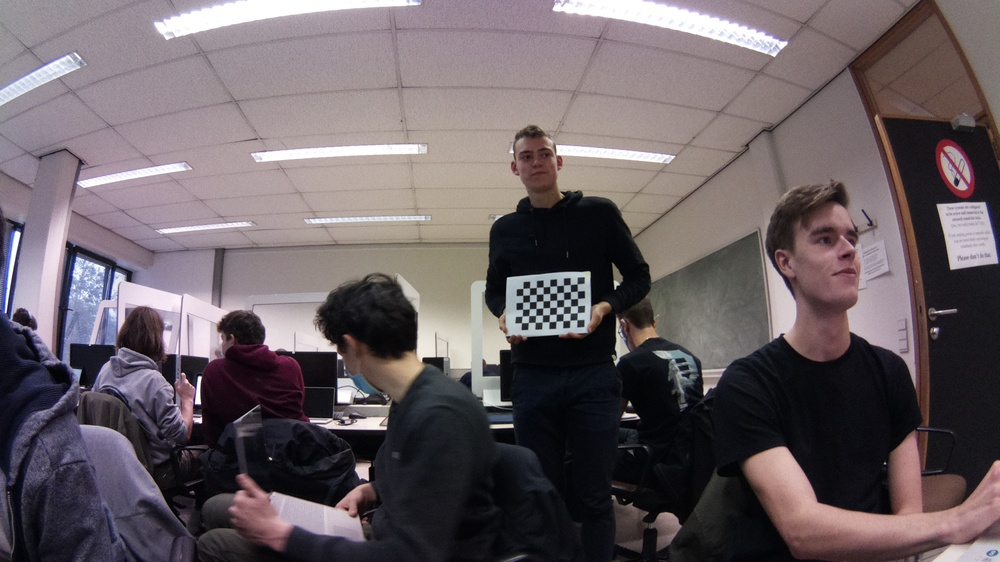
#> input picture programs/cyclindrical_projection/cfoto0.jpg, 1000 x 562 px, shrunk from 1920 x 1080 before the run; its folder holds only this picture in this run
$ python camera_calibration_2.py
#> lines starting #> are read from the running program, lines starting #| are printed output that depends on the picture; after the words box and inside, x2 and y2 are one past the last pixel; in counts of white or black regions, pixels touching at a corner belong together
# Import required modules
import cv2
import numpy as np
import os
import glob

# Define the dimensions of checkerboard
CHECKERBOARD = (9, 6)

# stop the iteration when specified
# accuracy, epsilon, is reached or
# specified number of iterations are completed.
criteria = (cv2.TERM_CRITERIA_EPS +
            cv2.TERM_CRITERIA_MAX_ITER, 30, 0.001)

# Vector for 3D points
threedpoints = []

# Vector for 2D points
twodpoints = []

#  3D points real world coordinates
objectp3d = np.zeros((1, CHECKERBOARD[0]
                      * CHECKERBOARD[1],
                      3), np.float32)
objectp3d[0, :, :2] = np.mgrid[0:CHECKERBOARD[0],
                      0:CHECKERBOARD[1]].T.reshape(-1, 2)
prev_img_shape = None

# Extracting path of individual image stored
# in a given directory. Since no path is
# specified, it will take current directory
# jpg files alone
images = glob.glob('*.jpg')
print(images)

for filename in images:
    image = cv2.imread(filename)
#> image is the input picture: shape (562, 1000, 3); mean B, G, R 99.4, 95.1, 105.1
    grayColor = cv2.cvtColor(image, cv2.COLOR_BGR2GRAY)
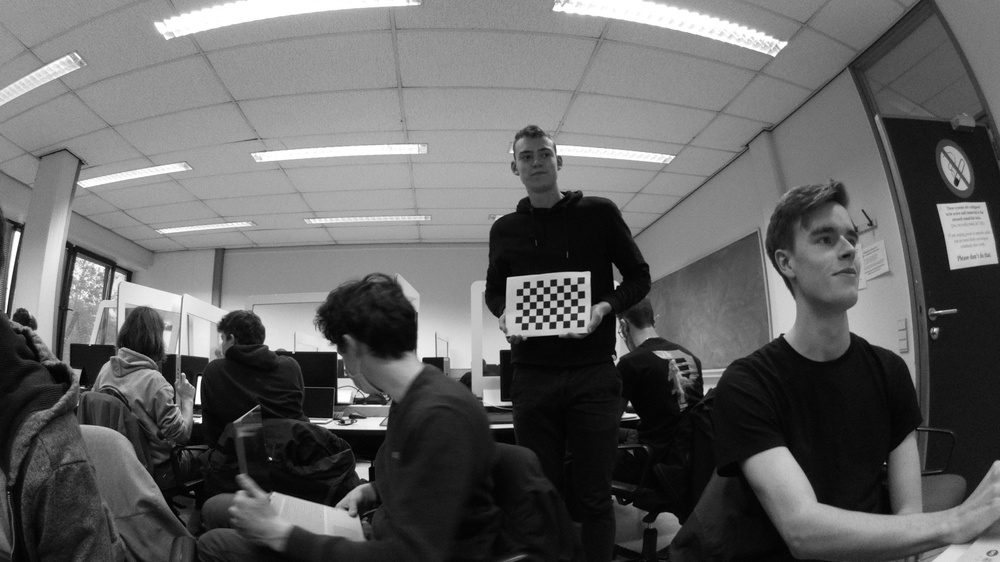
#> grayColor: shape (562, 1000); min 0, max 255, mean 98.5

    # Find the chess board corners
    # If desired number of corners are
    # found in the image then ret = true
    ret, corners = cv2.findChessboardCorners(
        grayColor, CHECKERBOARD,
        cv2.CALIB_CB_ADAPTIVE_THRESH
        + cv2.CALIB_CB_FAST_CHECK +
        cv2.CALIB_CB_NORMALIZE_IMAGE)
#> ret = True; corners = 54 rows, first 8: [577, 319.7], [569.8, 320.2], [562.9, 320.6], [556, 321.2], [549.2, 321.6], [542.2, 322.1], [535.2, 322.3], [528.3, 322.5]

    # If desired number of corners can be detected then,
    # refine the pixel coordinates and display
    # them on the images of checker board
    print(ret)
#| True
    if ret == True:
        threedpoints.append(objectp3d)

        # Refining pixel coordinates
        # for given 2d points.
        corners2 = cv2.cornerSubPix(
            grayColor, corners, (11, 11), (-1, -1), criteria)
#> corners2 = 54 rows, first 8: [570, 313.3], [570, 313.3], [562.9, 313.7], [556.3, 314.3], [549.6, 314.8], [542.8, 314.9], [535.8, 315], [528.8, 315.7]

        twodpoints.append(corners2)

        # Draw and display the corners
        image = cv2.drawChessboardCorners(image,
                                          CHECKERBOARD,
                                          corners2, ret)
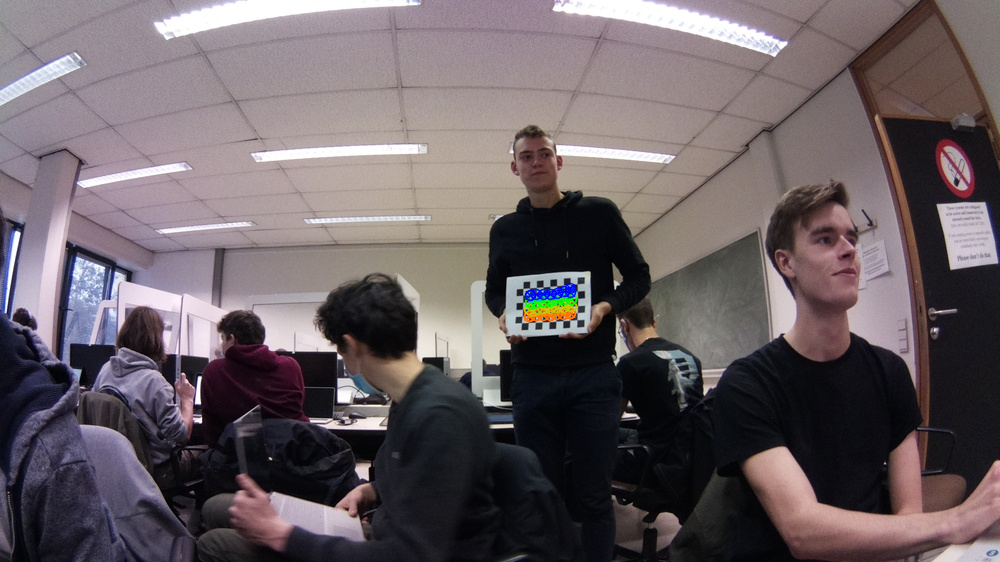
#> image: shape (562, 1000, 3); 0.31% of pixels changed, all inside (x1, y1, x2, y2) = (523, 282, 578, 323)

    cv2.imshow('img', image)
    cv2.waitKey(0)

cv2.destroyAllWindows()

h, w = image.shape[:2]
#> h = 562; w = 1000

# Perform camera calibration by
# passing the value of above found out 3D points (threedpoints)
# and its corresponding pixel coordinates of the
# detected corners (twodpoints)
ret, mtx, dist, rvecs, tvecs = cv2.calibrateCamera(
    threedpoints, twodpoints, grayColor.shape[::-1], None, None)
#> ret = 2.43; mtx = [[797.1, 0, 485.9], [0, 1412.9, 303.8], [0, 0, 1]]; dist = [[-18.26, 2905.4, -0.131, -1.39, -65626.3]]; rvecs = ([0.143, -1.65, 2.59],); tvecs = ([16, 1.3, 97.85],)

img = cv2.imread('foto11_cyl.jpg')
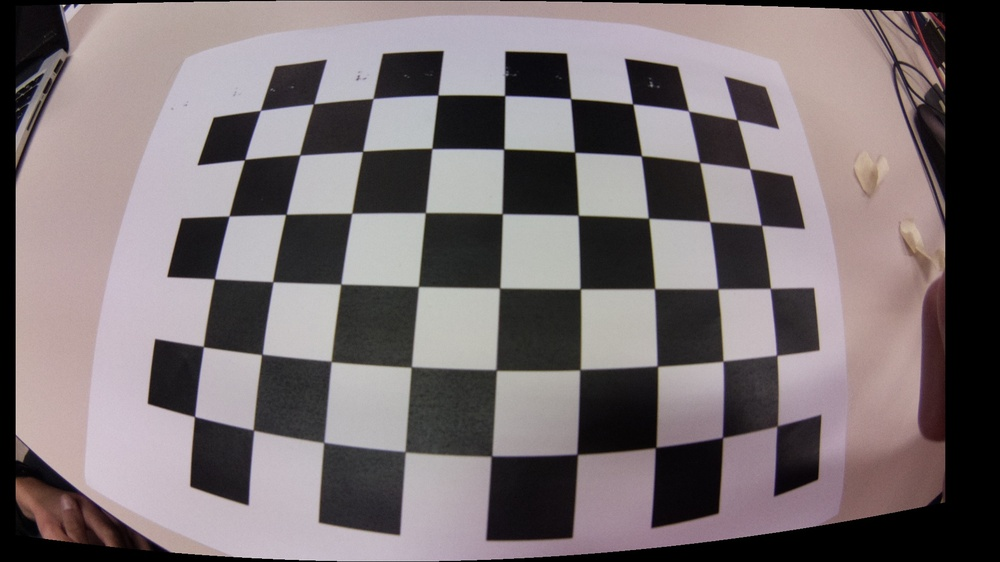
#> input picture programs/cyclindrical_projection/cylindracal_projection_images/foto11_cyl.jpg, 1000 x 562 px, shrunk from 1920 x 1080 before the run, found by its file name
#> img is the input picture: shape (562, 1000, 3); mean B, G, R 114.3, 112.1, 121.2
h,  w = img.shape[:2]
newcameramtx, roi = cv2.getOptimalNewCameraMatrix(mtx, dist, (w,h), 1, (w,h))
#> newcameramtx = [[797.1, 0, 485.9], [0, 1412.9, 303.8], [0, 0, 1]]; roi = (0, 0, 999, 561)

# undistort
dst = cv2.undistort(img, mtx, dist, None, newcameramtx)
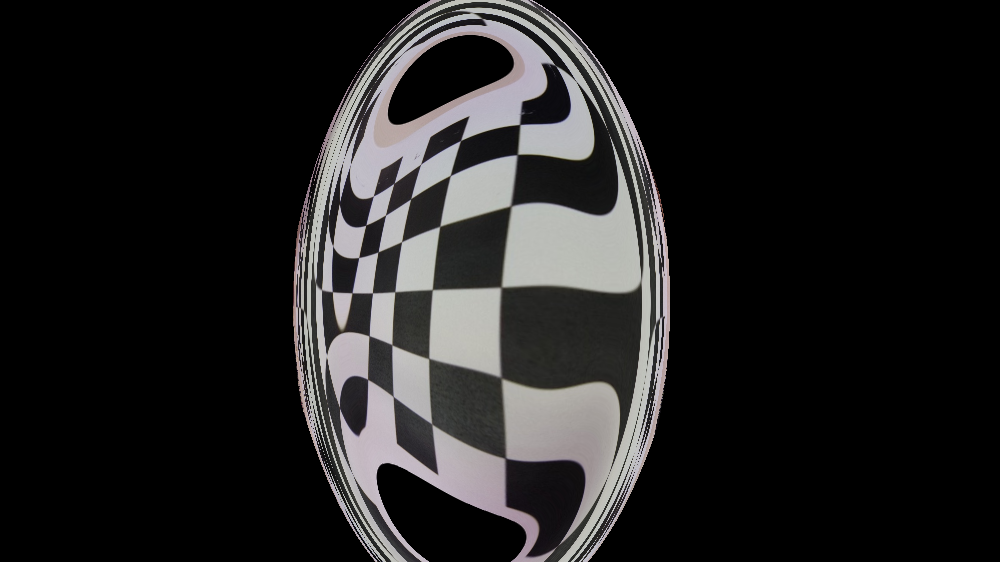
#> dst: shape (562, 1000, 3); mean B, G, R 33.4, 33.3, 34
# crop the image
x, y, w, h = roi
#> x = 0; y = 0; w = 999; h = 561
dst = dst[y:y+h, x:x+w]
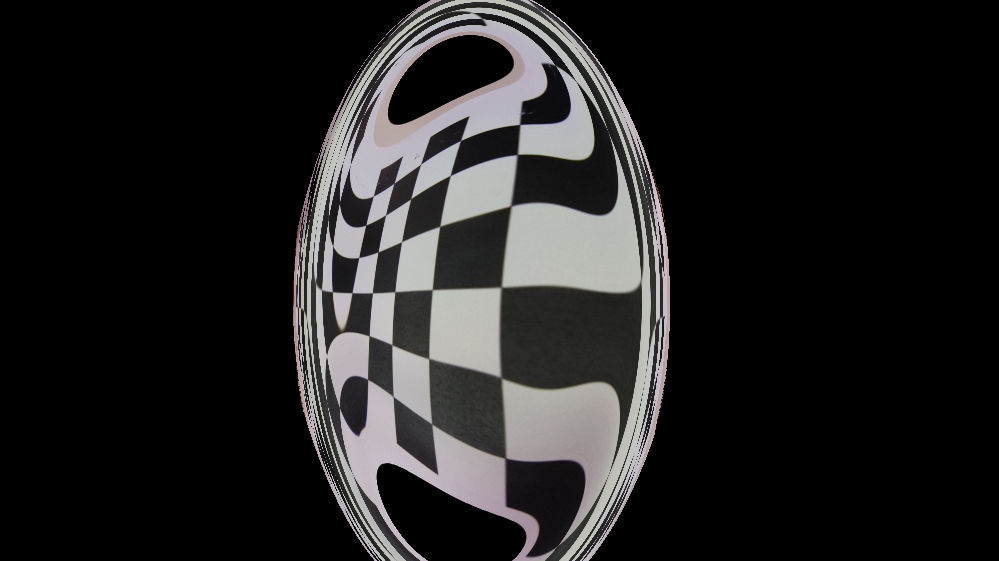
#> dst: shape (561, 999, 3); mean B, G, R 33.5, 33.4, 34
cv2.imwrite('calibresult.png', dst)
